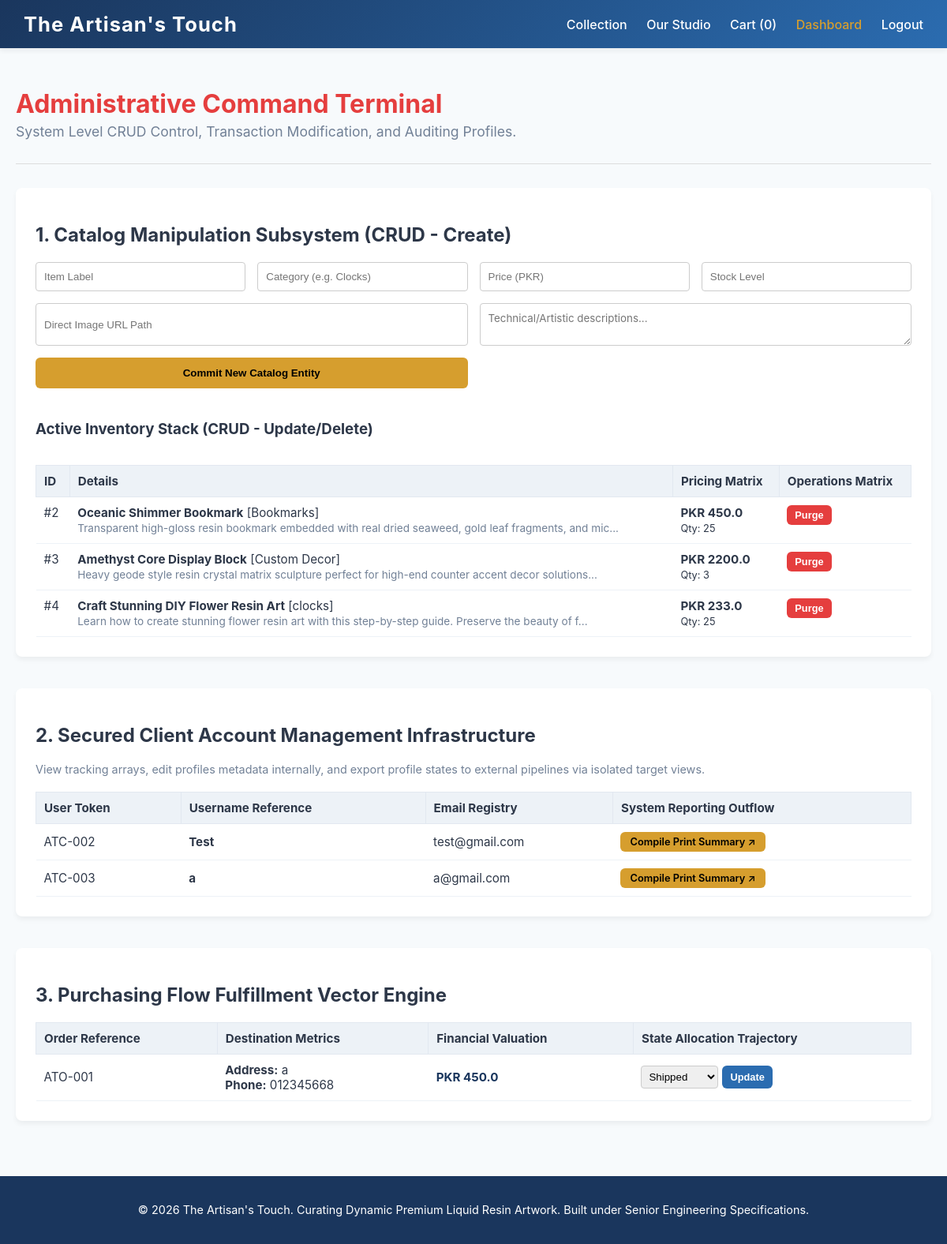
The app's page /admin/dashboard (signed in) with its own data.
### web.py (models this page shows)
class Product(db.Model):
    id = db.Column(db.Integer, primary_key=True)
    name = db.Column(db.String(100), nullable=False)
    description = db.Column(db.Text, nullable=False)
    price = db.Column(db.Float, nullable=False)
    image_url = db.Column(db.String(300), nullable=False)
    stock = db.Column(db.Integer, default=10)
    category = db.Column(db.String(50), nullable=False) # 'Clocks', 'Bookmarks', 'Custom Decor'

class User(db.Model):
    id = db.Column(db.Integer, primary_key=True)
    username = db.Column(db.String(80), unique=True, nullable=False)
    email = db.Column(db.String(120), unique=True, nullable=False)
    password_hash = db.Column(db.String(200), nullable=False)
    role = db.Column(db.String(20), default='Client') # 'Admin' or 'Client'
    created_at = db.Column(db.DateTime, default=datetime.utcnow)
    orders = db.relationship('Order', backref='client', lazy=True)

class Order(db.Model):
    id = db.Column(db.Integer, primary_key=True)
    user_id = db.Column(db.Integer, db.ForeignKey('user.id'), nullable=False)
    total_price = db.Column(db.Float, nullable=False)
    status = db.Column(db.String(50), default='Pending') # 'Pending', 'Processing', 'Shipped'
    shipping_address = db.Column(db.Text, nullable=False)
    contact_number = db.Column(db.String(20), nullable=False)
    date_ordered = db.Column(db.DateTime, default=datetime.utcnow)
    items = db.relationship('OrderItem', backref='order', lazy=True)

### web.py (the view)
@app.route('/admin/dashboard')
@login_required(role='Admin')
def admin_dashboard_view():
    products = Product.query.all()
    orders = Order.query.order_by(Order.date_ordered.desc()).all()
    clients = User.query.filter_by(role='Client').all()
    return render_template('admin_dashboard.html', products=products, orders=orders, clients=clients)

### web.py (called while the page is built)
def login_required(role=None):
    def decorator(f):
        @wraps(f)
        def decorated_function(*args, **kwargs):
            if 'user_id' not in session:
                flash('Authentication required. Please access credentials entry point.', 'danger')
                return redirect(url_for('login_view'))
            if role and session.get('role') != role:
                flash('Access Denied (403 Forbidden): Unauthorized Interface Scope.', 'danger')
                return redirect(url_for('login_view'))
            return f(*args, **kwargs)
        return decorated_function
    return decorator

@app.context_processor
def inject_cart_count():
    cart = session.get('cart', [])
    return dict(cart_count=len(cart))

### templates/admin_dashboard.html (shortened to what this page needs)
{% extends 'layout.html' %}
{% block content %}
<h1 style="color: var(--danger); margin-bottom: 5px;">Administrative Command Terminal</h1>
<p style="color: var(--text-light); margin-top: 0; font-size: 1.1rem;">System Level CRUD Control, Transaction Modification, and Auditing Profiles.</p>
<hr style="border:0; height:1px; background:#ddd; margin: 30px 0;">
<div style="background: white; padding: 25px; border-radius: 8px; box-shadow: 0 4px 6px rgba(0,0,0,0.05); margin-bottom: 40px;">
    <h2>1. Catalog Manipulation Subsystem (CRUD - Create)</h2>
    <form action="{{ url_for('admin_product_create') }}" method="POST" style="display: grid; grid-template-columns: repeat(auto-fit, minmax(200px, 1fr)); gap: 15px; margin-top: 20px;">
        <input type="text" name="name" placeholder="Item Label" required style="padding:10px; border:1px solid #ccc; border-radius:4px;">
        <input type="text" name="category" placeholder="Category (e.g. Clocks)" required style="padding:10px; border:1px solid #ccc; border-radius:4px;">
        <input type="number" step="0.01" name="price" placeholder="Price (PKR)" required style="padding:10px; border:1px solid #ccc; border-radius:4px;">
        <input type="number" name="stock" placeholder="Stock Level" required style="padding:10px; border:1px solid #ccc; border-radius:4px;">
        <input type="text" name="image_url" placeholder="Direct Image URL Path" required style="padding:10px; border:1px solid #ccc; border-radius:4px; grid-column: span 2;">
        <textarea name="description" placeholder="Technical/Artistic descriptions..." required style="padding:10px; border:1px solid #ccc; border-radius:4px; grid-column: span 2; font-family:inherit;" rows="2"></textarea>
        <button type="submit" class="btn btn-accent" style="grid-column: span 2; padding: 12px; font-weight: bold; color:#000;">Commit New Catalog Entity</button>
    </form>
    <h3 style="margin-top: 40px;">Active Inventory Stack (CRUD - Update/Delete)</h3>
    <div style="overflow-x: auto;">
        <table style="width: 100%; border-collapse: collapse; margin-top: 15px; font-size: 0.95rem;">
            <thead>
                <tr style="background: #edf2f7; text-align: left;">
                    <th style="padding: 10px; border: 1px solid #e2e8f0;">ID</th>
                    <th style="padding: 10px; border: 1px solid #e2e8f0;">Details</th>
                    <th style="padding: 10px; border: 1px solid #e2e8f0;">Pricing Matrix</th>
                    <th style="padding: 10px; border: 1px solid #e2e8f0;">Operations Matrix</th>
                </tr>
            </thead>
            <tbody>
                {% for p in products %}
                <tr style="border-bottom: 1px solid #edf2f7;">
                    <td style="padding: 10px; vertical-align: top;">#{{ p.id }}</td>
                    <td style="padding: 10px;">
                        <strong>{{ p.name }}</strong> [{{ p.category }}] <br>
                        <span style="font-size:0.85rem; color:var(--text-light);">{{ p.description[:100] }}...</span>
                    </td>
                    <td style="padding: 10px; vertical-align: top; font-weight: bold;">PKR {{ p.price }} <br><span style="font-size:0.8rem; font-weight:normal;">Qty: {{ p.stock }}</span></td>
                    <td style="padding: 10px; vertical-align: top;">
                        <form action="{{ url_for('admin_product_delete', id=p.id) }}" method="POST" style="margin:0;">
                            <button type="submit" class="btn btn-danger" style="padding: 5px 10px; font-size: 0.8rem;">Purge</button>
                        </form>
                    </td>
                </tr>
                {% endfor %}
            </tbody>
        </table>
    </div>
</div>
<div style="background: white; padding: 25px; border-radius: 8px; box-shadow: 0 4px 6px rgba(0,0,0,0.05); margin-bottom: 40px;">
    <h2>2. Secured Client Account Management Infrastructure</h2>
    <p style="color:var(--text-light); font-size:0.9rem;">View tracking arrays, edit profiles metadata internally, and export profile states to external pipelines via isolated target views.</p>
    <div style="overflow-x: auto; margin-top: 20px;">
        <table style="width: 100%; border-collapse: collapse; font-size: 0.95rem;">
            <thead>
                <tr style="background: #edf2f7; text-align: left;">
                    <th style="padding: 10px; border: 1px solid #e2e8f0;">User Token</th>
                    <th style="padding: 10px; border: 1px solid #e2e8f0;">Username Reference</th>
                    <th style="padding: 10px; border: 1px solid #e2e8f0;">Email Registry</th>
                    <th style="padding: 10px; border: 1px solid #e2e8f0;">System Reporting Outflow</th>
                </tr>
            </thead>
            <tbody>
                {% for c in clients %}
                <tr style="border-bottom: 1px solid #edf2f7;">
                    <td style="padding: 10px;">ATC-00{{ c.id }}</td>
                    <td style="padding: 10px; font-weight: bold;">{{ c.username }}</td>
                    <td style="padding: 10px;">{{ c.email }}</td>
                    <td style="padding: 10px;">
                        <a href="{{ url_for('admin_generate_client_report', id=c.id) }}" target="_blank" class="btn btn-accent" style="padding: 5px 12px; font-size: 0.8rem; color:#000;">Compile Print Summary ↗</a>
                    </td>
                </tr>
                {% endfor %}
            </tbody>
        </table>
    </div>
</div>
<div style="background: white; padding: 25px; border-radius: 8px; box-shadow: 0 4px 6px rgba(0,0,0,0.05);">
    <h2>3. Purchasing Flow Fulfillment Vector Engine</h2>
    <div style="overflow-x: auto; margin-top: 20px;">
        <table style="width: 100%; border-collapse: collapse; font-size: 0.95rem;">
            <thead>
                <tr style="background: #edf2f7; text-align: left;">
                    <th style="padding: 10px; border: 1px solid #e2e8f0;">Order Reference</th>
                    <th style="padding: 10px; border: 1px solid #e2e8f0;">Destination Metrics</th>
                    <th style="padding: 10px; border: 1px solid #e2e8f0;">Financial Valuation</th>
                    <th style="padding: 10px; border: 1px solid #e2e8f0;">State Allocation Trajectory</th>
                </tr>
            </thead>
            <tbody>
                {% for o in orders %}
                <tr style="border-bottom: 1px solid #edf2f7;">
                    <td style="padding: 10px;">ATO-00{{ o.id }}</td>
                    <td style="padding: 10px;">
                        <strong>Address:</strong> {{ o.shipping_address }} <br>
                        <strong>Phone:</strong> {{ o.contact_number }}
                    </td>
                    <td style="padding: 10px; font-weight: bold; color: var(--primary-color);">PKR {{ o.total_price }}</td>
                    <td style="padding: 10px;">
                        <form action="{{ url_for('admin_order_status_update', id=o.id) }}" method="POST" style="margin:0; display:flex; gap:5px;">
                            <select name="status" style="padding:5px; border-radius:4px; border:1px solid #ccc;">
                                <option value="Shipped" {% if o.status == 'Shipped' %}selected{% endif %}>Shipped</option>
                            </select>
                            <button type="submit" class="btn" style="padding:5px 10px; font-size:0.8rem;">Update</button>
                        </form>
                    </td>
                </tr>
                {% endfor %}
            </tbody>
        </table>
    </div>
</div>
{% endblock %}

### templates/layout.html (shortened to what this page needs)
<!DOCTYPE html>
<html lang="en">
<head>
</head>
<body>
    <header>
        <div class="nav-wrapper">
            <a href="{{ url_for('home_view') }}" target="_self" class="logo">The Artisan's Touch</a>
            <nav>
                <a href="{{ url_for('shop_view') }}" target="_self">Collection</a>
                <a href="{{ url_for('about_view') }}" target="_self">Our Studio</a>
                <a href="{{ url_for('cart_view') }}" target="_self">Cart ({{ cart_count }})</a>
                {% if session.get('user_id') %}
                    {% if session.get('role') == 'Admin' %}
                        <a href="{{ url_for('admin_dashboard_view') }}" target="_self" style="color:var(--accent-color);">Dashboard</a>
                    {% else %}
                        <a href="{{ url_for('orders_view') }}" target="_self">My Orders</a>
                    {% endif %}
                    <a href="{{ url_for('logout_handler') }}" target="_self">Logout</a>
                {% else %}
                    <a href="{{ url_for('login_view') }}" target="_self">Login</a>
                {% endif %}
            </nav>
        </div>
    </header>
    <main>
        {% block content %}{% endblock %}
    </main>
    <footer>
        <p>&copy; 2026 The Artisan's Touch. Curating Dynamic Premium Liquid Resin Artwork. Built under Senior Engineering Specifications.</p>
    </footer>
</body>
</html>

### templates/layout.html (style rules this page uses)
:root { --primary-color: #1a365d; --secondary-color: #2b6cb0; --accent-color: #d69e2e; --background-base: #f7fafc; --surface-card: #ffffff; --text-dark: #2d3748; --text-light: #718096; --success: #38a169; --danger: #e53e3e; }
body { margin: 0; font-family: -apple-system, BlinkMacSystemFont, "Segoe UI", Roboto, Helvetica, Arial, sans-serif; background-color: var(--background-base); color: var(--text-dark); display: flex; flex-direction: column; min-height: 100vh; }
header { background: linear-gradient(135deg, var(--primary-color), var(--secondary-color)); color: white; padding: 15px 30px; box-shadow: 0 4px 6px rgba(0,0,0,0.05); }
.nav-wrapper { display: flex; justify-content: space-between; align-items: center; max-width: 1200px; margin: 0 auto; }
.logo { font-size: 1.6rem; font-weight: bold; letter-spacing: 1px; text-decoration: none; color: white; }
nav a { color: white; text-decoration: none; margin-left: 20px; font-weight: 500; transition: color 0.2s; }
main { flex: 1; max-width: 1200px; width: 100%; margin: 30px auto; padding: 0 20px; box-sizing: border-box; }
footer { background-color: var(--primary-color); color: white; text-align: center; padding: 20px; margin-top: 40px; font-size: 0.9rem; }
.btn { background-color: var(--secondary-color); color: white; border: none; padding: 10px 20px; border-radius: 6px; cursor: pointer; font-weight: 600; text-decoration: none; display: inline-block; transition: opacity 0.2s; }
.btn-accent { background-color: var(--accent-color); color: #000; }
.btn-danger { background-color: var(--danger); }

### records on screen
Product: id "2", name "Oceanic Shimmer Bookmark", category "Bookmarks", description "Transparent high-gloss resin bookmark embedded with real dried seaweed, gold leaf fragments, and mic", price "450.0", stock "25"
Product: id "3", name "Amethyst Core Display Block", category "Custom Decor", description "Heavy geode style resin crystal matrix sculpture perfect for high-end counter accent decor solutions", price "2200.0", stock "3"
Product: id "4", name "Craft Stunning DIY Flower Resin Art", category "clocks", description "Learn how to create stunning flower resin art with this step-by-step guide. Preserve the beauty of f", price "233.0", stock "25"
User: id "2", username "Test", email "test@gmail.com"
User: id "3", username "a", email "a@gmail.com"
Order: id "1", shipping_address "a", contact_number "012345668", total_price "450.0", status "Shipped"

### other values on screen
{{ cart_count }} "0"
